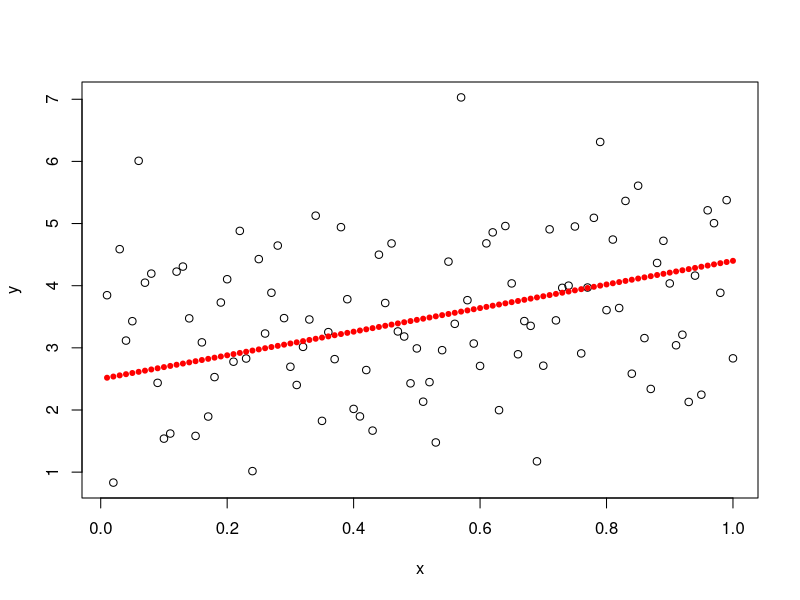

R code for this plot:

# Linear regression 

## generate x values 

x <- c(1:100)/100

# 100 error terms with mean zero and sd 1.2

e = rnorm(100, mean = 0, sd = 1.2)

# the linear model generates y as below for 
# true intercept 2.5 and true slope 1.9

y <- 2.5 + 1.9*x + e

# plot x and y

plot(x,y)

# add true line using points() fn

points(x, 2.5+1.9*x, col = "red", pch =20)

# run linear regression

myData <- data.frame(indep_var = x,dep_var = y)

# use lm() function

myResult <- lm(dep_var~indep_var, data = myData)

summary(myResult)


